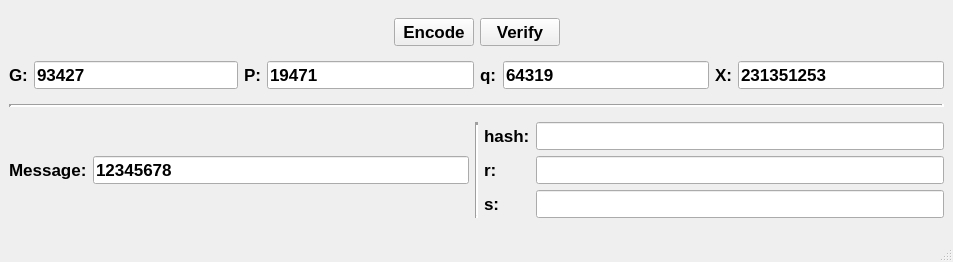
<?xml version="1.0" encoding="UTF-8"?>
<ui version="4.0">
 <class>MainWindow</class>
 <widget class="QMainWindow" name="MainWindow">
  <property name="geometry">
   <rect>
    <x>0</x>
    <y>0</y>
    <width>953</width>
    <height>262</height>
   </rect>
  </property>
  <property name="windowTitle">
   <string>DSS Example</string>
  </property>
  <widget class="QWidget" name="centralwidget">
   <layout class="QVBoxLayout" name="verticalLayout_3">
    <item>
     <layout class="QHBoxLayout" name="horizontalLayout_4">
      <item>
       <spacer name="horizontalSpacer_2">
        <property name="orientation">
         <enum>Qt::Horizontal</enum>
        </property>
        <property name="sizeHint" stdset="0">
         <size>
          <width>40</width>
          <height>20</height>
         </size>
        </property>
       </spacer>
      </item>
      <item>
       <widget class="QPushButton" name="btn_encode">
        <property name="font">
         <font>
          <pointsize>13</pointsize>
          <weight>75</weight>
          <bold>true</bold>
         </font>
        </property>
        <property name="text">
         <string>Encode</string>
        </property>
       </widget>
      </item>
      <item>
       <widget class="QPushButton" name="btn_verify">
        <property name="font">
         <font>
          <pointsize>13</pointsize>
          <weight>75</weight>
          <bold>true</bold>
         </font>
        </property>
        <property name="text">
         <string>Verify</string>
        </property>
       </widget>
      </item>
      <item>
       <spacer name="horizontalSpacer">
        <property name="orientation">
         <enum>Qt::Horizontal</enum>
        </property>
        <property name="sizeHint" stdset="0">
         <size>
          <width>40</width>
          <height>20</height>
         </size>
        </property>
       </spacer>
      </item>
     </layout>
    </item>
    <item>
     <layout class="QHBoxLayout" name="horizontalLayout_9">
      <item>
       <layout class="QHBoxLayout" name="horizontalLayout_5">
        <item>
         <widget class="QLabel" name="label_5">
          <property name="font">
           <font>
            <pointsize>13</pointsize>
            <weight>75</weight>
            <bold>true</bold>
           </font>
          </property>
          <property name="text">
           <string>G:</string>
          </property>
         </widget>
        </item>
        <item>
         <widget class="QLineEdit" name="line_G">
          <property name="font">
           <font>
            <pointsize>13</pointsize>
            <weight>75</weight>
            <bold>true</bold>
           </font>
          </property>
          <property name="text">
           <string>93427</string>
          </property>
         </widget>
        </item>
       </layout>
      </item>
      <item>
       <layout class="QHBoxLayout" name="horizontalLayout_6">
        <item>
         <widget class="QLabel" name="label_6">
          <property name="font">
           <font>
            <pointsize>13</pointsize>
            <weight>75</weight>
            <bold>true</bold>
           </font>
          </property>
          <property name="text">
           <string>P:</string>
          </property>
         </widget>
        </item>
        <item>
         <widget class="QLineEdit" name="line_P">
          <property name="font">
           <font>
            <pointsize>13</pointsize>
            <weight>75</weight>
            <bold>true</bold>
           </font>
          </property>
          <property name="text">
           <string>19471</string>
          </property>
         </widget>
        </item>
       </layout>
      </item>
      <item>
       <layout class="QHBoxLayout" name="horizontalLayout_7">
        <item>
         <widget class="QLabel" name="label_7">
          <property name="font">
           <font>
            <pointsize>13</pointsize>
            <weight>75</weight>
            <bold>true</bold>
           </font>
          </property>
          <property name="text">
           <string>q:</string>
          </property>
         </widget>
        </item>
        <item>
         <widget class="QLineEdit" name="line_q">
          <property name="font">
           <font>
            <pointsize>13</pointsize>
            <weight>75</weight>
            <bold>true</bold>
           </font>
          </property>
          <property name="text">
           <string>64319</string>
          </property>
         </widget>
        </item>
       </layout>
      </item>
      <item>
       <layout class="QHBoxLayout" name="horizontalLayout_8">
        <item>
         <widget class="QLabel" name="label_8">
          <property name="font">
           <font>
            <pointsize>13</pointsize>
            <weight>75</weight>
            <bold>true</bold>
           </font>
          </property>
          <property name="text">
           <string>X:</string>
          </property>
         </widget>
        </item>
        <item>
         <widget class="QLineEdit" name="line_X">
          <property name="font">
           <font>
            <pointsize>13</pointsize>
            <weight>75</weight>
            <bold>true</bold>
           </font>
          </property>
          <property name="text">
           <string>231351253</string>
          </property>
         </widget>
        </item>
       </layout>
      </item>
     </layout>
    </item>
    <item>
     <widget class="Line" name="line_2">
      <property name="lineWidth">
       <number>3</number>
      </property>
      <property name="orientation">
       <enum>Qt::Horizontal</enum>
      </property>
     </widget>
    </item>
    <item>
     <layout class="QHBoxLayout" name="horizontalLayout_3">
      <item>
       <layout class="QHBoxLayout" name="horizontalLayout_2">
        <item>
         <widget class="QLabel" name="label">
          <property name="font">
           <font>
            <pointsize>13</pointsize>
            <weight>75</weight>
            <bold>true</bold>
           </font>
          </property>
          <property name="text">
           <string>Message:</string>
          </property>
         </widget>
        </item>
        <item>
         <widget class="QLineEdit" name="line_msg">
          <property name="font">
           <font>
            <pointsize>13</pointsize>
            <weight>75</weight>
            <bold>true</bold>
           </font>
          </property>
          <property name="text">
           <string>12345678</string>
          </property>
         </widget>
        </item>
       </layout>
      </item>
      <item>
       <widget class="Line" name="line">
        <property name="lineWidth">
         <number>3</number>
        </property>
        <property name="orientation">
         <enum>Qt::Vertical</enum>
        </property>
       </widget>
      </item>
      <item>
       <layout class="QHBoxLayout" name="horizontalLayout">
        <item>
         <layout class="QVBoxLayout" name="verticalLayout">
          <item>
           <widget class="QLabel" name="label_2">
            <property name="font">
             <font>
              <pointsize>13</pointsize>
              <weight>75</weight>
              <bold>true</bold>
             </font>
            </property>
            <property name="text">
             <string>hash:</string>
            </property>
           </widget>
          </item>
          <item>
           <widget class="QLabel" name="label_3">
            <property name="font">
             <font>
              <pointsize>13</pointsize>
              <weight>75</weight>
              <bold>true</bold>
             </font>
            </property>
            <property name="text">
             <string>r:</string>
            </property>
           </widget>
          </item>
          <item>
           <widget class="QLabel" name="label_4">
            <property name="font">
             <font>
              <pointsize>13</pointsize>
              <weight>75</weight>
              <bold>true</bold>
             </font>
            </property>
            <property name="text">
             <string>s:</string>
            </property>
           </widget>
          </item>
         </layout>
        </item>
        <item>
         <layout class="QVBoxLayout" name="verticalLayout_2">
          <item>
           <widget class="QLineEdit" name="line_hash">
            <property name="font">
             <font>
              <pointsize>13</pointsize>
              <weight>75</weight>
              <bold>true</bold>
             </font>
            </property>
           </widget>
          </item>
          <item>
           <widget class="QLineEdit" name="line_r">
            <property name="font">
             <font>
              <pointsize>13</pointsize>
              <weight>75</weight>
              <bold>true</bold>
             </font>
            </property>
           </widget>
          </item>
          <item>
           <widget class="QLineEdit" name="line_s">
            <property name="font">
             <font>
              <pointsize>13</pointsize>
              <weight>75</weight>
              <bold>true</bold>
             </font>
            </property>
           </widget>
          </item>
         </layout>
        </item>
       </layout>
      </item>
     </layout>
    </item>
   </layout>
  </widget>
  <widget class="QMenuBar" name="menubar">
   <property name="geometry">
    <rect>
     <x>0</x>
     <y>0</y>
     <width>953</width>
     <height>24</height>
    </rect>
   </property>
  </widget>
  <widget class="QStatusBar" name="statusbar"/>
 </widget>
 <resources/>
 <connections/>
</ui>
